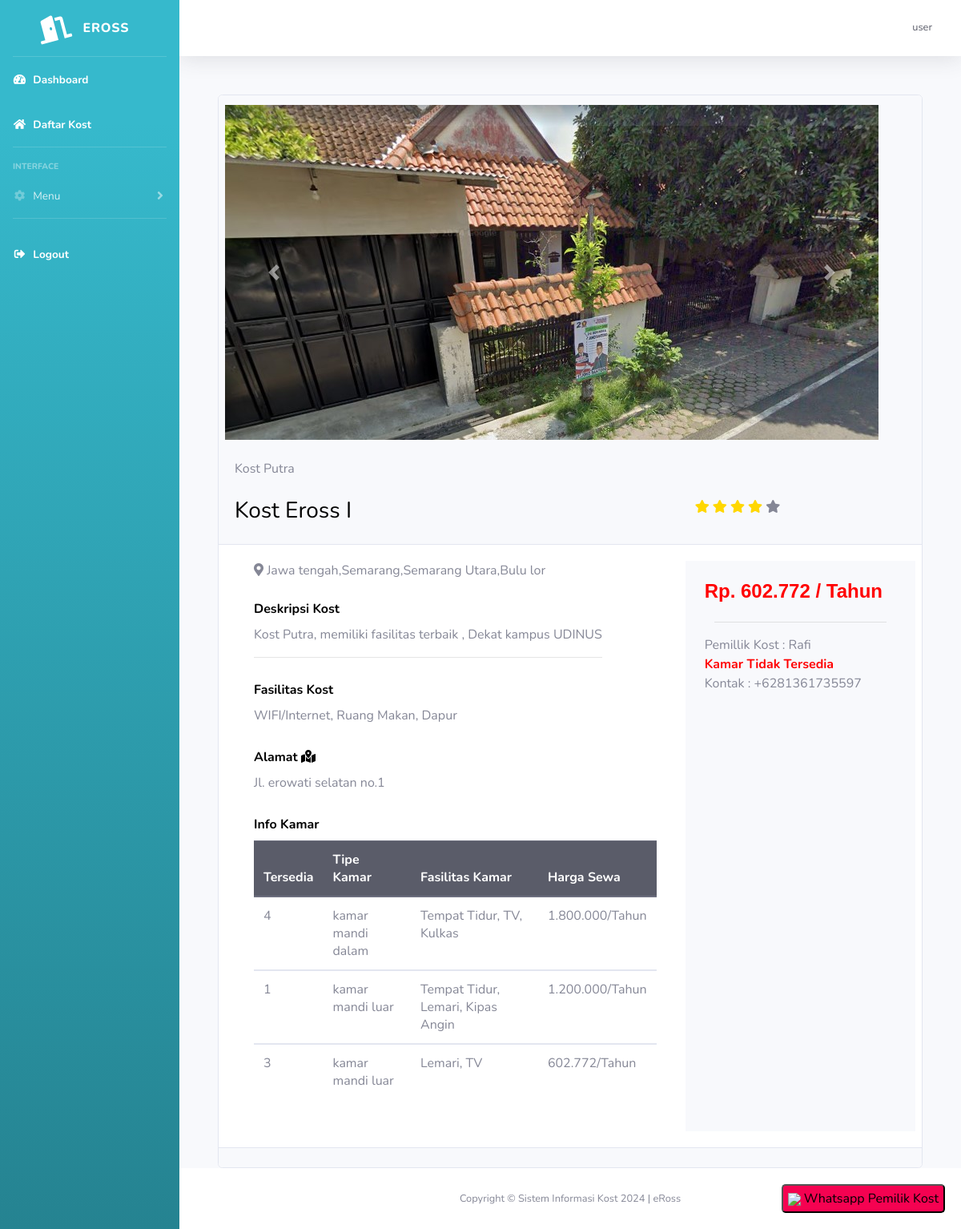
Screenshot of /SistemInformasiKost-main/kost/tampilan-kost.php?id_kost=4 (signed in) with the database file from the repository.
### tables this page shows
CREATE TABLE `kost` (
  `id_kost` int(11) NOT NULL,
  `nama_kost` varchar(255) NOT NULL,
  `tipe_kost` varchar(255) NOT NULL,
  `jenis_kost` varchar(255) NOT NULL,
  `jumlah_kamar` int(11) NOT NULL,
  `tanggal_tagih` date NOT NULL,
  `nama_pemilik` text NOT NULL,
  `nama_bank` text NOT NULL,
  `no_rekening` int(11) NOT NULL,
  `foto_bangunan_utama` varchar(255) NOT NULL,
  `foto_kamar` varchar(255) NOT NULL,
  `foto_kamar_mandi` varchar(255) NOT NULL,
  `foto_interior` varchar(255) NOT NULL,
  `provinsi` varchar(25) NOT NULL,
  `kota` varchar(25) NOT NULL,
  `kecamatan` varchar(25) NOT NULL,
  `kelurahan` varchar(25) NOT NULL,
  `alamat` varchar(255) NOT NULL,
  `harga_sewa` int(11) NOT NULL,
  `kontak` varchar(255) NOT NULL,
  `deskripsi` text NOT NULL,
  `id_pemilik` int(11) NOT NULL,
  `fasilitas_kost` text NOT NULL
);

CREATE TABLE `kamar` (
  `id_kamar` int(11) NOT NULL,
  `id_kost` int(11) NOT NULL,
  `jumlah_kamar` int(11) NOT NULL,
  `panjang_kamar` int(11) NOT NULL,
  `lebar_kamar` int(11) NOT NULL,
  `tipe_kamar` varchar(255) NOT NULL,
  `biaya_fasilitas` int(11) NOT NULL,
  `fasilitas_kamar` varchar(255) NOT NULL
);

### SistemInformasiKost-main/kost/tampilan-kost.php (the view, shortened to what this page needs)
<?php include 'template/header.php' ?>
<?php
$id_kost = $_GET['id_kost'];
$query = "SELECT * FROM kost JOIN user ON kost.id_pemilik=user.id WHERE id_kost=$id_kost";
$data = mysqli_query($koneksi, $query);
$d = mysqli_fetch_array($data);
$idkost = $d['id_kost'];
$queryx = "SELECT * FROM kamar WHERE id_kost=$idkost";
$kamar = mysqli_query($koneksi, $queryx);
function minfas($idkost, $tipe_kost)
{
  global $koneksi;
  $cost = mysqli_query($koneksi, "SELECT min(biaya_fasilitas) FROM kamar WHERE id_kost=$idkost");
  $p = mysqli_fetch_array($cost);
  if ($tipe_kost == "Bulan") {
    return $p['min(biaya_fasilitas)'];
  } else if ($tipe_kost == "Tahun") {
    return $p['min(biaya_fasilitas)'] * 12;
  }
}
function fas($fas, $tipe_kost)
{
  if ($tipe_kost == "Bulan") {
    return $fas;
  } else if ($tipe_kost == "Tahun") {
    return $fas * 12;
  }
}
?>
<div class="container">
  <div class="container-fluid">
    <div class="card">
      <div class="card-header">
        <div class="row ">
          <div id="carouselExampleControls" class="carousel slide" data-ride="carousel">
            <div class="carousel-inner tampilan-foto">
              <div class="carousel-item active">
                <img class="d-block w-100 " src="../img/foto_kost/kamar/<?php echo $d['foto_kamar'] ?>" alt="First slide">
              </div>
            </div>
            <a class="carousel-control-prev" href="#carouselExampleControls" role="button" data-slide="prev">
              <span class="carousel-control-prev-icon" aria-hidden="true"></span>
            </a>
            <a class="carousel-control-next" href="#carouselExampleControls" role="button" data-slide="next">
              <span class="carousel-control-next-icon" aria-hidden="true"></span>
            </a>
          </div>
        </div>
        <br>
        <div class="row">
          <div class="card-text">
            <div class="col">
              Kost <?php echo $d['jenis_kost'] ?>
            </div>
          </div>
        </div>
        <br>
        <div class="row">
          <div class="col-md-8">
            <div class="card-title">
              <h3><?php echo $d['nama_kost'] ?></h3>
            </div>
          </div>
          <div class="col">
            <span class="stars-active" style="width:50%">
              <i class="fa fa-star checked" aria-hidden="true"></i>
              <i class="fa fa-star checked" aria-hidden="true"></i>
              <i class="fa fa-star checked" aria-hidden="true"></i>
              <i class="fa fa-star checked" aria-hidden="true"></i>
              <i class="fa fa-star unchecked" aria-hidden="true"></i>
            </span>
          </div>
          <div class="col">
          </div>
        </div>
      </div>
      <div class="card-body">
        <div class="row">
          <div class="col-md-8">
            <div class="container-fluid">
              <div class="row">
                <div class="col"><i class="fas fa-map-marker-alt"></i> <?php echo $d['provinsi'] ?>,<?php echo $d['kota'] ?>,<?php echo $d['kecamatan'] ?>,<?php echo $d['kelurahan'] ?></div>
              </div>
              <br>
              <div class="row">
                <div class="container">
                  <div class="row">
                    <div class="card-title">
                      <label for="">Deskripsi Kost</label>
                      <p><?php echo $d['deskripsi'] ?></p>
                      <hr>
                    </div>
                  </div>
                  <div class="row">
                    <div class="card-title">
                      <label>Fasilitas Kost</label>
                      <p><?php echo $d['fasilitas_kost'] ?></p>
                    </div>
                  </div>
                  <div class="row">
                    <div class="card-title">
                      <label>Alamat
                        <i class="fas fa-map-marked-alt"></i></label>
                      <p>
                        <?php echo $d['alamat']; ?>
                      </p>
                    </div>
                  </div>
                  <?php
                  $cek = mysqli_num_rows($kamar);
                  if ($cek > 0) {
                  ?>
                    <div class="row">
                      <label>Info Kamar</label>
                    </div>
                    <div class="row">
                      <table class="table">
                        <thead class=" thead-dark">
                          <tr>
                            <th>Tersedia</th>
                            <th>Tipe Kamar</th>
                            <th>Fasilitas Kamar</th>
                            <th>Harga Sewa</th>
                          </tr>
                        </thead>
                        <?php
                        while ($l = mysqli_fetch_array($kamar)) {
                        ?>
                          <tbody>
                            <tr>
                              <td><?php if ($l['jumlah_kamar'] > 0) {
                                    echo $l['jumlah_kamar'];
                                  } else {
                                    echo "Penuh";
                                  }
                                  ?></td>
                              <td><?php echo $l['tipe_kamar'] ?></td>
                              <td><?php echo $l['fasilitas_kamar'] ?></td>
                              <td><?php echo number_format(fas($l['biaya_fasilitas'], $d['tipe_kost']) + $d['harga_sewa'], 0, ',', '.') . "/" . $d['tipe_kost'] ?></td>
                            </tr>
                          </tbody>
                        <?php }
                        ?>
                      </table>
                    </div>
                  <?php } ?>
                  <br>
                </div>
              </div>
            </div>
          </div>
          <div class="col bg-light py-lg-4 text-center">
            <div class="container">
              <div class="row">
                <h6>Rp. <?php echo number_format($d['harga_sewa'] + minfas($d['id_kost'], $d['tipe_kost']), 0, ',', '.'); ?> / <?php echo $d['tipe_kost'] ?></h6>
              </div>
              <hr>
              <div class="row">
                Pemillik Kost : <?php echo $d['nama_pemilik'] ?>
              </div>
              <div class="row">
                <?php
                if ($d['jumlah_kamar'] != 0) {
                  echo "Sisa Kamar : <b style='color:green'>" . $d['jumlah_kamar'] . "</b>";
                } else {
                  echo " <b style='color:red'>Kamar Tidak Tersedia</b>";
                }
                ?>
              </div>
              <div class="row">
                Kontak : <?php echo $d['kontak'] ?>
              </div>
              <div class="row">
                <div style="position:fixed;right:20px;bottom:20px;">
                  <a target="_blank" href="https://api.whatsapp.com/send?phone=<?php echo $d['kontak'] ?>&text=Assalamualaikum, apakah ini bapak/ibu yang mengiklan kost <?php echo $d['nama_kost'] ?> di website simkos ">
                    <button style="background:#f50251;vertical-align:center;height:36px;border-radius:5px">
                      <img src="https://web.whatsapp.com/img/favicon/1x/favicon.png"> Whatsapp Pemilik Kost</button></a>
                </div>
              </div>
            </div>
          </div>
        </div>
      </div>
      <div class="card-footer"></div>
    </div>
  </div>
</div>
<?php
include 'template/footer.php' ?>

### SistemInformasiKost-main/kost/tampilan-kost.php (style rules this page uses)
.checked { color: gold; }
h3 { color: black; }
h6 { color: red; font-weight: bold; font-family: Arial, Helvetica, sans-serif; font-size: 150%; }
.tampilan-foto { max-height: 500px; }
label { color: black; font-weight: bold; }

### rows the page displays
kost: foto_kamar (picture), jenis_kost "Putra", nama_kost "Kost Eross I", provinsi "Jawa tengah", kota "Semarang", kecamatan "Semarang Utara", kelurahan "Bulu lor", deskripsi "Kost Putra, memiliki fasilitas terbaik , Dekat kampus UDINUS", fasilitas_kost "WIFI/Internet, Ruang Makan, Dapur", alamat "Jl. erowati selatan no.1", tipe_kost "Tahun", nama_pemilik "Rafi", kontak "+6281361735597"
kamar: jumlah_kamar "4", tipe_kamar "kamar mandi dalam", fasilitas_kamar "Tempat Tidur, TV, Kulkas", biaya_fasilitas.harga_sewa "1.800.000", id_kost.tipe_kost "Tahun"
kamar: jumlah_kamar "1", tipe_kamar "kamar mandi luar", fasilitas_kamar "Tempat Tidur, Lemari, Kipas Angin", biaya_fasilitas.harga_sewa "1.200.000", id_kost.tipe_kost "Tahun"
kamar: jumlah_kamar "3", tipe_kamar "kamar mandi luar", fasilitas_kamar "Lemari, TV", biaya_fasilitas.harga_sewa "602.772", id_kost.tipe_kost "Tahun"

### other values shown
$_SESSION['username'] "user"
$d['harga_sewa'] + minfas($d['id_kost'], $d['tipe_kost']) "602.772"
